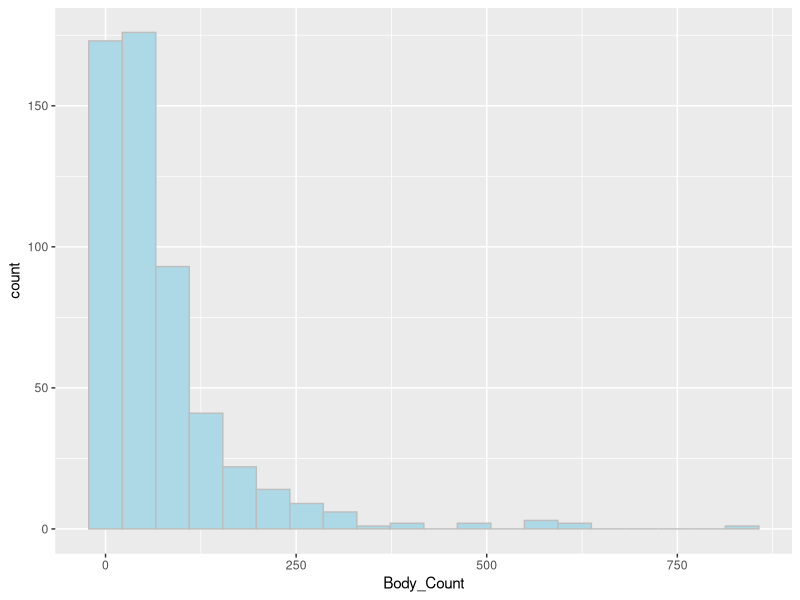
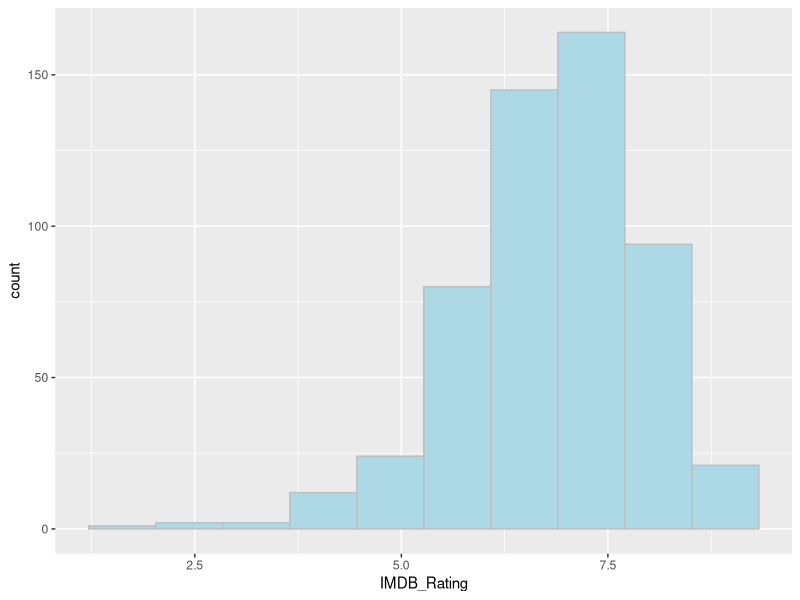
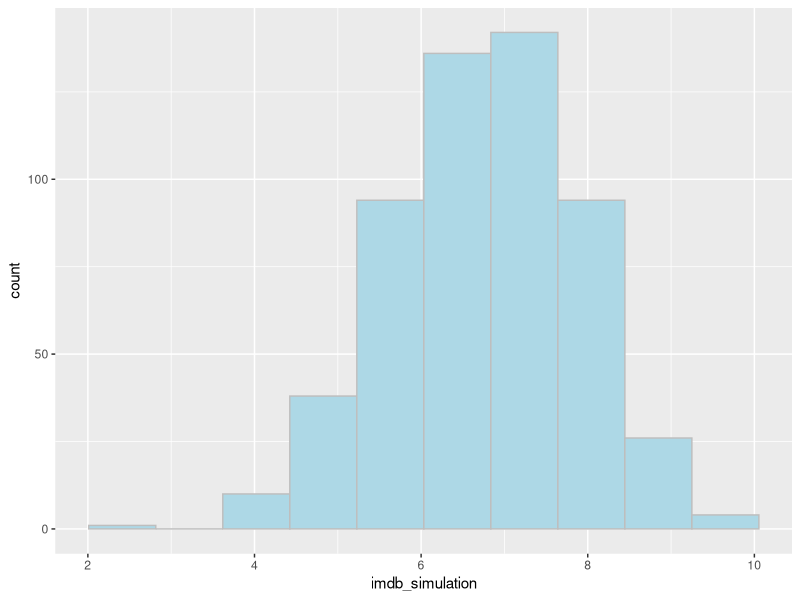
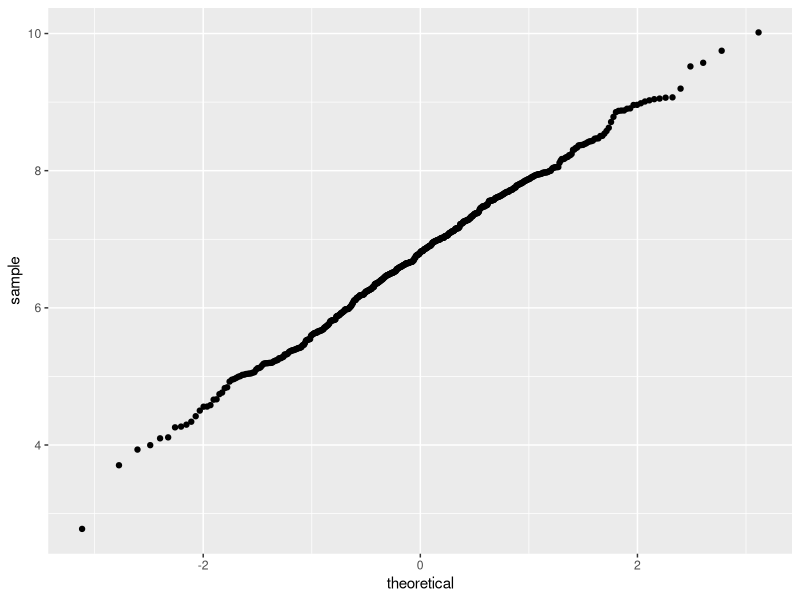
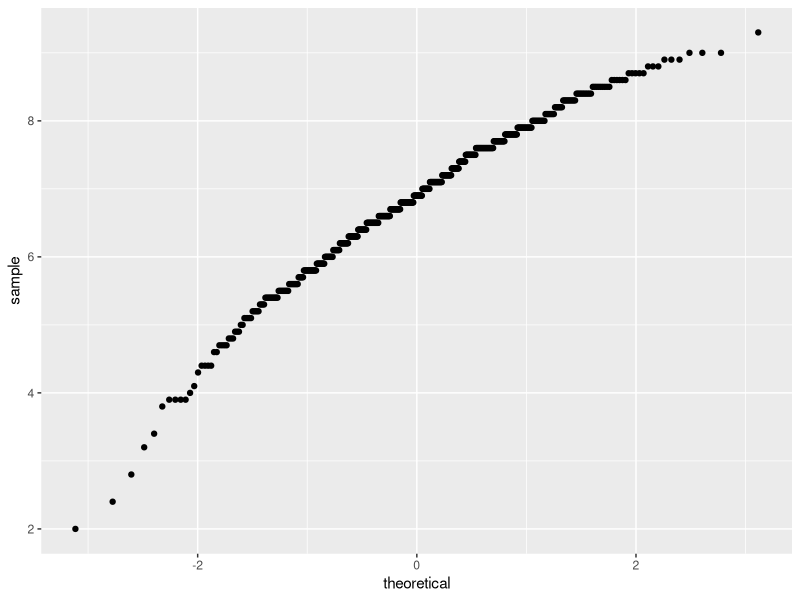
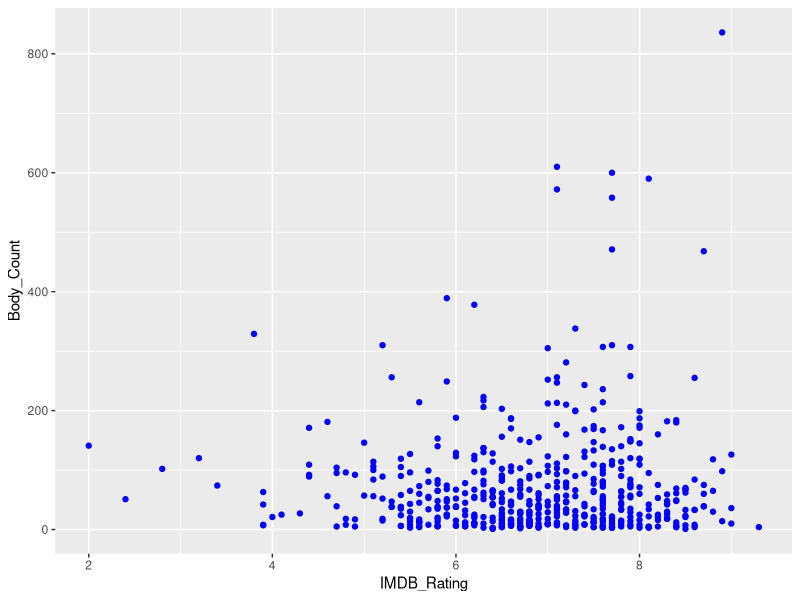

These figures' R source, in order:
library(dplyr)
library(ggplot2)

setwd("~/Documents/R-projects/proj2")

movies <- read.csv("filmdeathcounts.csv", encoding = "UTF-8")
summary(movies)
head(movies)
str(movies)
movies$body_per_min <- movies$Body_Count / movies$Length_Minutes

ggplot(movies, aes(x=Body_Count)) +
  geom_histogram(bins=20, color="grey", fill="lightblue")

movies %>%
  top_n(n = 10, Body_Count) %>%
  arrange(desc(Body_Count))
movies %>%
  top_n(n = 10, body_per_min) %>%
  arrange(desc(body_per_min))

ggplot(movies, aes(x=IMDB_Rating)) +
  geom_histogram(bins=10, color="gray", fill="lightblue")

imdb_mean <- mean(movies$IMDB_Rating)
print(imdb_mean)
imdb_sd <- sd(movies$IMDB_Rating)
print(imdb_sd)

set.seed(900)
imdb_simulation <- rnorm(n=nrow(movies), mean = imdb_mean, sd = imdb_sd)
print(imdb_simulation)
movies$imdb_simulation <- imdb_simulation

pnorm(4, mean = imdb_mean, sd = imdb_sd) - 
  pnorm(8, mean = imdb_mean, sd=imdb_sd)
cor.test(movies$Body_Count, movies$IMDB_Rating)

ggplot(movies, aes(x=imdb_simulation)) +
  geom_histogram(bins=10, color="grey", fill="lightblue")

ggplot(movies, aes(sample=imdb_simulation)) +
  stat_qq()

ggplot(movies, aes(sample=IMDB_Rating)) +
  stat_qq()

ggplot(movies, aes(x=IMDB_Rating, y=Body_Count)) +
  geom_point(col="blue")


